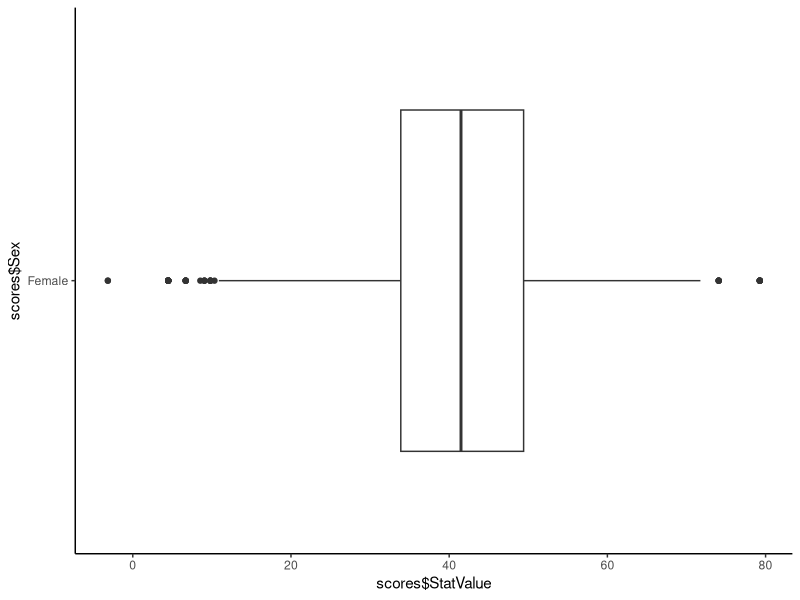

The R script that drew this image:
# Authors: Sindhu Priya Mallvarapu
# Date: February 11, 2024
# Purpose: Replicate one element from the chosen paper. 

# Add in appropriate libraries
library(dplyr)
library(ggplot2) 

#read in data
stat_data <- read.csv("03_replication/03_outputs/merged_data.csv")
#filter in the right data
scores <- dplyr::filter(stat_data, Sex == "Female")
#plot the data
ggplot(mapping = aes(scores$StatValue, scores$Sex)) + geom_boxplot() + theme_classic()

